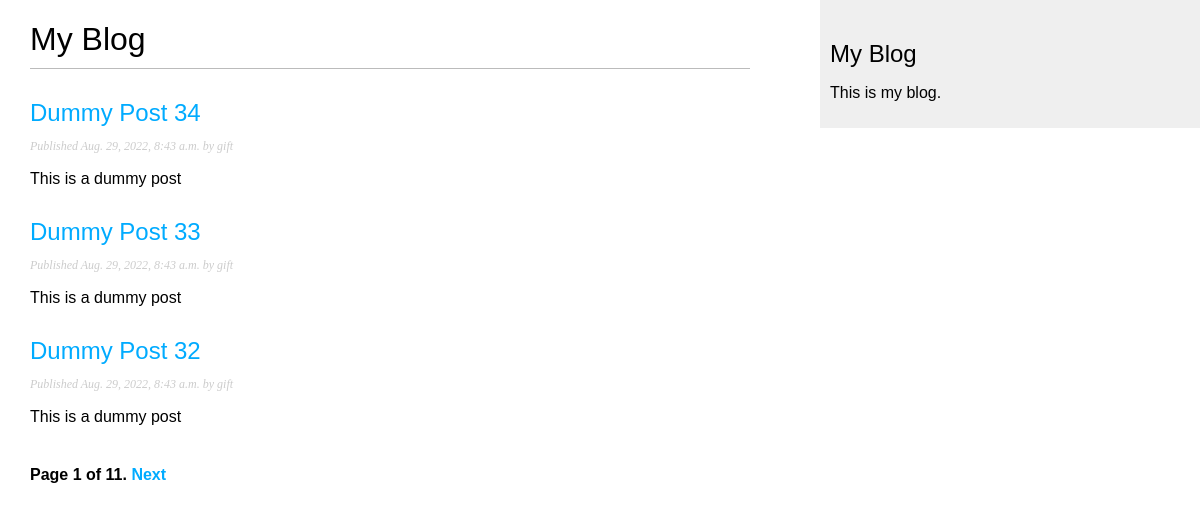
/blog_app_1/, run on the app's committed database.
### blog_app_1/models.py (models this page shows, shortened)
class Post(models.Model):
    STATUS_CHOICES = (('draft', 'Draft'),
                      ('published', 'Published'),)
    title = models.CharField(max_length=250)
    slug = models.SlugField(max_length=250)
    author = models.ForeignKey(User, on_delete=models.CASCADE, related_name='blog_posts')
    body = models.TextField()
    publish = models.DateTimeField(default=timezone.now)
    created = models.DateTimeField(auto_now_add=True)
    updated = models.DateTimeField(auto_now=True)
    status = models.CharField(max_length=10, choices=STATUS_CHOICES, default='draft')
    objects = models.Manager() #default manager... does'nt need to be written just comes embedded in the model class
    published = PublishedManager() #custom manager
    def get_absolute_url(self):
        return reverse('blog:post_detail', args=[self.publish.year, self.publish.month, self.publish.day, self.slug])
    class Meta:
        ordering = ('-publish',)

### blog_app_1/views.py (the view)
# urls.py: path('', views.PostListView.as_view(), name='post_list'),
class PostListView(ListView):
    queryset =  Post.published.all()
    context_object_name = 'posts'
    paginate_by = 3
    template_name = 'blog/post/list.html'

### blog_app_1/templates/blog/post/list.html (shortened to what this page needs)
{% extends "blog/base.html" %}
{% block content %}
    <h1>My Blog</h1>
    {% for post in posts %}
        <h2>
            <a href="{{ post.get_absolute_url }}">
                {{ post.title }}
            </a>
        </h2>
        <p class="date">
            Published {{ post.publish }} by {{ post.author }}
        </p>
        {{ post.body|truncatewords:30|linebreaks }}
    {% endfor %}
    {% include "pagination.html" with page=page_obj %}
{% endblock %}

### blog_app_1/static/css/blog.css (style rules this page uses)
body { margin:0; padding:0; font-family:helvetica, sans-serif; }
a { color:#00abff; text-decoration:none; }
h1 { font-weight:normal; border-bottom:1px solid #bbb; padding:0 0 10px 0; }
h2 { font-weight:normal; margin:30px 0 0; }
p.date { color:#ccc; font-family: georgia, serif; font-size: 12px; font-style: italic; }

### data on the page
Post: title "Dummy Post 34", publish "Aug. 29, 2022, 8:43 a.m.", author "gift", body "This is a dummy post"
Post: title "Dummy Post 33", publish "Aug. 29, 2022, 8:43 a.m.", author "gift", body "This is a dummy post"
Post: title "Dummy Post 32", publish "Aug. 29, 2022, 8:43 a.m.", author "gift", body "This is a dummy post"

### other printed values
{{ page.number }} "1"
{{ page.paginator.num_pages }} "11"
